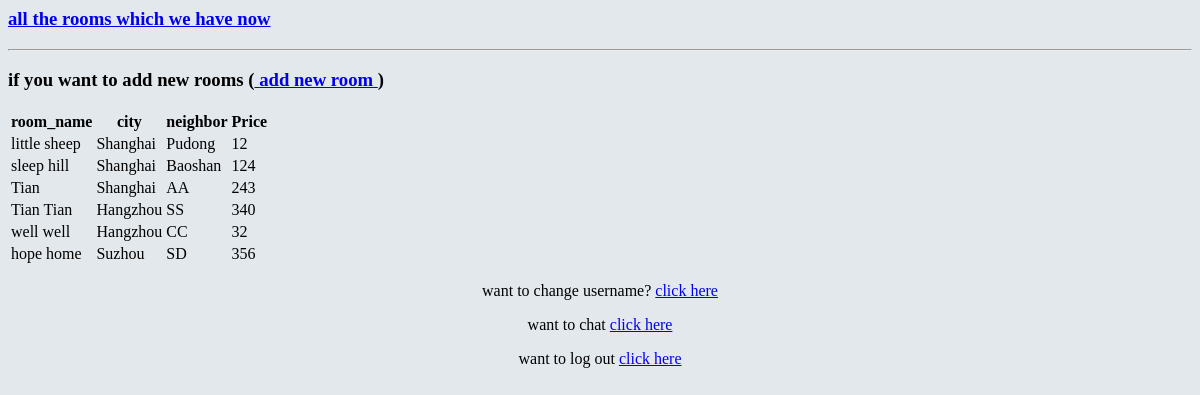
The app's page /after, older data.
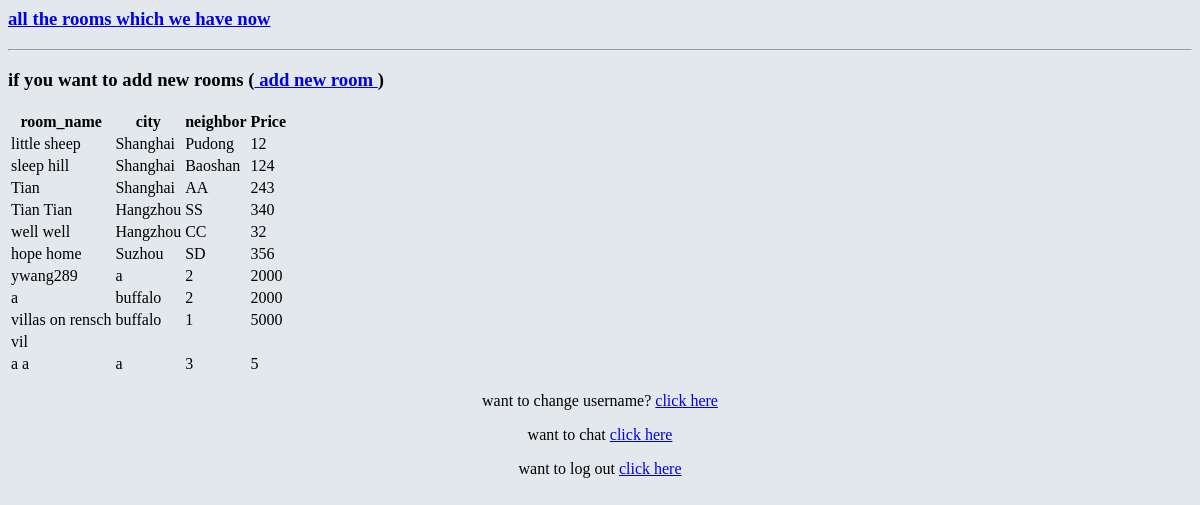
The same page, newer data.
### SEARCH.py (models this page shows, shortened)
class Rooms(db.Model):
    room_name = db.Column(db.String(20), primary_key = True)
    city = db.Column(db.String(200), nullable=False)
    neighbor = db.Column(db.Integer, nullable=False)
    price = db.Column(db.Integer, nullable=False)

### SEARCH.py (the view)
@app.route('/after')
def after_show():
    return render_template('after_show.html',rooms = Rooms.query.all())

### templates/after_show.html (shortened to what this page needs)
<html>
<head>
</head>
   <body>
      <h3>
         <a href = "/postpage">all the rooms which we have now</a>
      </h3>
      <hr/>
      <h3>if you want to add new rooms (<a href = "{{ url_for('new') }}"> add new room
         </a>)</h3>
      <table>
         <thead>
            <tr>
               <th>room_name</th>
               <th>city</th>
               <th>neighbor</th>
               <th>Price</th>
            </tr>
         </thead>
         <tbody>
            {% for room in rooms %}
               <tr>
                  <td>{{ room.room_name }}</td>
                  <td>{{ room.city }}</td>
                  <td>{{ room.neighbor}}</td>
                  <td>{{ room.price}}</td>
               </tr>
            {% endfor %}
         </tbody>
      </table>
      <p>want to change username? <a href="/edit">click here</a></p>
      <p>want to chat <a href="/profile">click here</a></p>
      <p>want to log out <a href="/logout">click here</a></p>
   </body>
</html>

### templates/after_show.html (style rules this page uses)
body { background-color: #E3E8ED; }
p { text-align:center; }

Row changes from the older to the newer data that the page shows:
added Rooms: room_name "ywang289", city "a", neighbor "2", price "2000"
added Rooms: room_name "a", city "buffalo", neighbor "2", price "2000"
added Rooms: room_name "villas on rensch", city "buffalo", neighbor "1", price "5000"
added Rooms: room_name "vil"
added Rooms: room_name "a a", city "a", neighbor "3", price "5"
